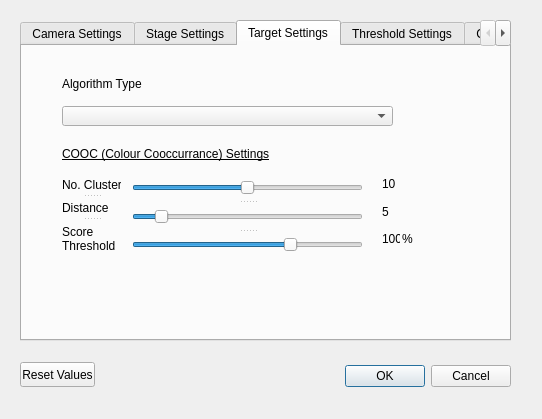
<?xml version="1.0" encoding="UTF-8"?>
<ui version="4.0">
 <class>SettingsDialog</class>
 <widget class="QDialog" name="SettingsDialog">
  <property name="geometry">
   <rect>
    <x>0</x>
    <y>0</y>
    <width>542</width>
    <height>419</height>
   </rect>
  </property>
  <property name="windowTitle">
   <string>Dialog</string>
  </property>
  <widget class="QTabWidget" name="SettingsTab">
   <property name="geometry">
    <rect>
     <x>20</x>
     <y>20</y>
     <width>491</width>
     <height>321</height>
    </rect>
   </property>
   <property name="currentIndex">
    <number>2</number>
   </property>
   <widget class="QWidget" name="CameraSettingsTab">
    <attribute name="title">
     <string>Camera Settings</string>
    </attribute>
    <widget class="QDoubleSpinBox" name="spPixelSize">
     <property name="geometry">
      <rect>
       <x>150</x>
       <y>20</y>
       <width>62</width>
       <height>22</height>
      </rect>
     </property>
     <property name="value">
      <double>1.000000000000000</double>
     </property>
    </widget>
    <widget class="QLabel" name="label_7">
     <property name="geometry">
      <rect>
       <x>30</x>
       <y>20</y>
       <width>111</width>
       <height>16</height>
      </rect>
     </property>
     <property name="text">
      <string>Size of pixel in microns</string>
     </property>
    </widget>
    <widget class="QLabel" name="label_8">
     <property name="geometry">
      <rect>
       <x>30</x>
       <y>60</y>
       <width>111</width>
       <height>16</height>
      </rect>
     </property>
     <property name="font">
      <font>
       <underline>true</underline>
      </font>
     </property>
     <property name="text">
      <string>Fuducial Marks</string>
     </property>
    </widget>
    <widget class="QLabel" name="label_9">
     <property name="geometry">
      <rect>
       <x>30</x>
       <y>90</y>
       <width>47</width>
       <height>13</height>
      </rect>
     </property>
     <property name="text">
      <string>top left</string>
     </property>
    </widget>
    <widget class="QLabel" name="label_10">
     <property name="geometry">
      <rect>
       <x>30</x>
       <y>120</y>
       <width>47</width>
       <height>13</height>
      </rect>
     </property>
     <property name="text">
      <string>top right</string>
     </property>
    </widget>
    <widget class="QLabel" name="label_11">
     <property name="geometry">
      <rect>
       <x>30</x>
       <y>150</y>
       <width>81</width>
       <height>16</height>
      </rect>
     </property>
     <property name="text">
      <string>bottom left</string>
     </property>
    </widget>
    <widget class="QLabel" name="lbl_fm_TL_X">
     <property name="geometry">
      <rect>
       <x>105</x>
       <y>90</y>
       <width>41</width>
       <height>20</height>
      </rect>
     </property>
     <property name="text">
      <string>X</string>
     </property>
     <property name="alignment">
      <set>Qt::AlignRight|Qt::AlignTrailing|Qt::AlignVCenter</set>
     </property>
    </widget>
    <widget class="QLabel" name="label_13">
     <property name="geometry">
      <rect>
       <x>150</x>
       <y>90</y>
       <width>21</width>
       <height>16</height>
      </rect>
     </property>
     <property name="text">
      <string>,</string>
     </property>
    </widget>
    <widget class="QLabel" name="lbl_fm_TL_Y">
     <property name="geometry">
      <rect>
       <x>160</x>
       <y>90</y>
       <width>31</width>
       <height>20</height>
      </rect>
     </property>
     <property name="text">
      <string>Y</string>
     </property>
     <property name="alignment">
      <set>Qt::AlignRight|Qt::AlignTrailing|Qt::AlignVCenter</set>
     </property>
    </widget>
    <widget class="QPushButton" name="btn_fm_TL">
     <property name="geometry">
      <rect>
       <x>220</x>
       <y>90</y>
       <width>75</width>
       <height>23</height>
      </rect>
     </property>
     <property name="text">
      <string>Display</string>
     </property>
    </widget>
    <widget class="QLabel" name="lbl_fm_TR_Y">
     <property name="geometry">
      <rect>
       <x>160</x>
       <y>120</y>
       <width>31</width>
       <height>20</height>
      </rect>
     </property>
     <property name="text">
      <string>Y</string>
     </property>
     <property name="alignment">
      <set>Qt::AlignRight|Qt::AlignTrailing|Qt::AlignVCenter</set>
     </property>
    </widget>
    <widget class="QPushButton" name="btn_fm_TR">
     <property name="geometry">
      <rect>
       <x>220</x>
       <y>120</y>
       <width>75</width>
       <height>23</height>
      </rect>
     </property>
     <property name="text">
      <string>Display</string>
     </property>
    </widget>
    <widget class="QLabel" name="lbl_fm_TR_X">
     <property name="geometry">
      <rect>
       <x>105</x>
       <y>120</y>
       <width>41</width>
       <height>20</height>
      </rect>
     </property>
     <property name="text">
      <string>X</string>
     </property>
     <property name="alignment">
      <set>Qt::AlignRight|Qt::AlignTrailing|Qt::AlignVCenter</set>
     </property>
    </widget>
    <widget class="QLabel" name="label_15">
     <property name="geometry">
      <rect>
       <x>150</x>
       <y>120</y>
       <width>21</width>
       <height>16</height>
      </rect>
     </property>
     <property name="text">
      <string>,</string>
     </property>
    </widget>
    <widget class="QLabel" name="lbl_fm_BL_Y">
     <property name="geometry">
      <rect>
       <x>160</x>
       <y>150</y>
       <width>31</width>
       <height>20</height>
      </rect>
     </property>
     <property name="text">
      <string>Y</string>
     </property>
     <property name="alignment">
      <set>Qt::AlignRight|Qt::AlignTrailing|Qt::AlignVCenter</set>
     </property>
    </widget>
    <widget class="QPushButton" name="btn_fm_BL">
     <property name="geometry">
      <rect>
       <x>220</x>
       <y>150</y>
       <width>75</width>
       <height>23</height>
      </rect>
     </property>
     <property name="text">
      <string>Display</string>
     </property>
    </widget>
    <widget class="QLabel" name="lbl_fm_BL_X">
     <property name="geometry">
      <rect>
       <x>105</x>
       <y>150</y>
       <width>41</width>
       <height>20</height>
      </rect>
     </property>
     <property name="text">
      <string>X</string>
     </property>
     <property name="alignment">
      <set>Qt::AlignRight|Qt::AlignTrailing|Qt::AlignVCenter</set>
     </property>
    </widget>
    <widget class="QLabel" name="label_17">
     <property name="geometry">
      <rect>
       <x>150</x>
       <y>150</y>
       <width>21</width>
       <height>16</height>
      </rect>
     </property>
     <property name="text">
      <string>,</string>
     </property>
    </widget>
   </widget>
   <widget class="QWidget" name="StageSettingsTab">
    <attribute name="title">
     <string>Stage Settings</string>
    </attribute>
   </widget>
   <widget class="QWidget" name="TargetSettingsTab">
    <attribute name="title">
     <string>Target Settings</string>
    </attribute>
    <widget class="QLabel" name="label_4">
     <property name="geometry">
      <rect>
       <x>40</x>
       <y>30</y>
       <width>91</width>
       <height>16</height>
      </rect>
     </property>
     <property name="text">
      <string>Algorithm Type</string>
     </property>
    </widget>
    <widget class="QLabel" name="label_distance">
     <property name="geometry">
      <rect>
       <x>360</x>
       <y>158</y>
       <width>16</width>
       <height>16</height>
      </rect>
     </property>
     <property name="text">
      <string>5</string>
     </property>
    </widget>
    <widget class="QLabel" name="labelCluster">
     <property name="geometry">
      <rect>
       <x>360</x>
       <y>130</y>
       <width>16</width>
       <height>16</height>
      </rect>
     </property>
     <property name="text">
      <string>10</string>
     </property>
    </widget>
    <widget class="QComboBox" name="AlgoComboBox">
     <property name="geometry">
      <rect>
       <x>40</x>
       <y>60</y>
       <width>331</width>
       <height>20</height>
      </rect>
     </property>
    </widget>
    <widget class="QLabel" name="label">
     <property name="geometry">
      <rect>
       <x>40</x>
       <y>100</y>
       <width>221</width>
       <height>16</height>
      </rect>
     </property>
     <property name="styleSheet">
      <string notr="true">font: 75 10pt &quot;MS Shell Dlg 2&quot;;
text-decoration: underline;</string>
     </property>
     <property name="text">
      <string>COOC (Colour Cooccurrance) Settings</string>
     </property>
    </widget>
    <widget class="QLabel" name="ScoreThresholdLbl">
     <property name="geometry">
      <rect>
       <x>360</x>
       <y>185</y>
       <width>18</width>
       <height>16</height>
      </rect>
     </property>
     <property name="text">
      <string>100</string>
     </property>
    </widget>
    <widget class="QLabel" name="label_22">
     <property name="geometry">
      <rect>
       <x>380</x>
       <y>185</y>
       <width>16</width>
       <height>16</height>
      </rect>
     </property>
     <property name="text">
      <string>%</string>
     </property>
    </widget>
    <widget class="QSplitter" name="splitter">
     <property name="geometry">
      <rect>
       <x>110</x>
       <y>130</y>
       <width>231</width>
       <height>81</height>
      </rect>
     </property>
     <property name="orientation">
      <enum>Qt::Vertical</enum>
     </property>
     <widget class="QSlider" name="numClusters">
      <property name="maximum">
       <number>20</number>
      </property>
      <property name="value">
       <number>10</number>
      </property>
      <property name="orientation">
       <enum>Qt::Horizontal</enum>
      </property>
     </widget>
     <widget class="QSlider" name="distanceThreshold">
      <property name="maximum">
       <number>50</number>
      </property>
      <property name="value">
       <number>5</number>
      </property>
      <property name="orientation">
       <enum>Qt::Horizontal</enum>
      </property>
     </widget>
     <widget class="QSlider" name="ScoreThreshold">
      <property name="maximum">
       <number>100</number>
      </property>
      <property name="value">
       <number>70</number>
      </property>
      <property name="orientation">
       <enum>Qt::Horizontal</enum>
      </property>
     </widget>
    </widget>
    <widget class="QSplitter" name="splitter_2">
     <property name="geometry">
      <rect>
       <x>40</x>
       <y>130</y>
       <width>59</width>
       <height>81</height>
      </rect>
     </property>
     <property name="orientation">
      <enum>Qt::Vertical</enum>
     </property>
     <widget class="QLabel" name="label_2">
      <property name="text">
       <string>No. Clusters</string>
      </property>
     </widget>
     <widget class="QLabel" name="label_3">
      <property name="text">
       <string>Distance</string>
      </property>
     </widget>
     <widget class="QLabel" name="label_20">
      <property name="text">
       <string>Score
Threshold</string>
      </property>
     </widget>
    </widget>
   </widget>
   <widget class="QWidget" name="ThresholdSettingsTab">
    <attribute name="title">
     <string>Threshold Settings</string>
    </attribute>
    <widget class="QSlider" name="ThresholdMinSlider">
     <property name="enabled">
      <bool>false</bool>
     </property>
     <property name="geometry">
      <rect>
       <x>40</x>
       <y>50</y>
       <width>160</width>
       <height>19</height>
      </rect>
     </property>
     <property name="toolTip">
      <string>&lt;html&gt;&lt;head/&gt;&lt;body&gt;&lt;p&gt;All values &lt;span style=&quot; font-weight:600;&quot;&gt;above&lt;/span&gt; this threshold are white in the image otherwise black&lt;/p&gt;&lt;/body&gt;&lt;/html&gt;</string>
     </property>
     <property name="maximum">
      <number>254</number>
     </property>
     <property name="orientation">
      <enum>Qt::Horizontal</enum>
     </property>
    </widget>
    <widget class="QLabel" name="ThresholdMinLbl">
     <property name="geometry">
      <rect>
       <x>230</x>
       <y>50</y>
       <width>47</width>
       <height>13</height>
      </rect>
     </property>
     <property name="text">
      <string>0</string>
     </property>
    </widget>
    <widget class="QLabel" name="label_6">
     <property name="geometry">
      <rect>
       <x>40</x>
       <y>20</y>
       <width>201</width>
       <height>16</height>
      </rect>
     </property>
     <property name="text">
      <string>Threshold Min</string>
     </property>
    </widget>
    <widget class="QLabel" name="label_5">
     <property name="geometry">
      <rect>
       <x>40</x>
       <y>80</y>
       <width>121</width>
       <height>16</height>
      </rect>
     </property>
     <property name="styleSheet">
      <string notr="true"/>
     </property>
     <property name="text">
      <string>Threshold Max</string>
     </property>
    </widget>
    <widget class="QSlider" name="ThresholdMaxSlider">
     <property name="enabled">
      <bool>false</bool>
     </property>
     <property name="geometry">
      <rect>
       <x>40</x>
       <y>110</y>
       <width>160</width>
       <height>19</height>
      </rect>
     </property>
     <property name="toolTip">
      <string>&lt;html&gt;&lt;head/&gt;&lt;body&gt;&lt;p&gt;All values &lt;span style=&quot; font-weight:600;&quot;&gt;below&lt;/span&gt; this threshold are white in the image otherwise black&lt;/p&gt;&lt;/body&gt;&lt;/html&gt;</string>
     </property>
     <property name="minimum">
      <number>1</number>
     </property>
     <property name="maximum">
      <number>255</number>
     </property>
     <property name="value">
      <number>254</number>
     </property>
     <property name="orientation">
      <enum>Qt::Horizontal</enum>
     </property>
    </widget>
    <widget class="QLabel" name="ThresholdMaxLbl">
     <property name="geometry">
      <rect>
       <x>230</x>
       <y>110</y>
       <width>47</width>
       <height>13</height>
      </rect>
     </property>
     <property name="text">
      <string>255</string>
     </property>
    </widget>
    <widget class="QCheckBox" name="chkAutoThreshold">
     <property name="geometry">
      <rect>
       <x>40</x>
       <y>150</y>
       <width>151</width>
       <height>17</height>
      </rect>
     </property>
     <property name="text">
      <string>Automatic Thresholding</string>
     </property>
     <property name="checked">
      <bool>true</bool>
     </property>
    </widget>
    <widget class="QLabel" name="histogram_image">
     <property name="geometry">
      <rect>
       <x>276</x>
       <y>50</y>
       <width>171</width>
       <height>181</height>
      </rect>
     </property>
     <property name="frameShape">
      <enum>QFrame::StyledPanel</enum>
     </property>
     <property name="text">
      <string/>
     </property>
     <property name="scaledContents">
      <bool>true</bool>
     </property>
    </widget>
    <widget class="Line" name="lineThresholdMin">
     <property name="geometry">
      <rect>
       <x>267</x>
       <y>50</y>
       <width>20</width>
       <height>181</height>
      </rect>
     </property>
     <property name="styleSheet">
      <string notr="true">color:red</string>
     </property>
     <property name="frameShadow">
      <enum>QFrame::Plain</enum>
     </property>
     <property name="lineWidth">
      <number>3</number>
     </property>
     <property name="orientation">
      <enum>Qt::Vertical</enum>
     </property>
    </widget>
    <widget class="Line" name="lineThresholdMax">
     <property name="geometry">
      <rect>
       <x>437</x>
       <y>50</y>
       <width>20</width>
       <height>181</height>
      </rect>
     </property>
     <property name="autoFillBackground">
      <bool>false</bool>
     </property>
     <property name="styleSheet">
      <string notr="true">color:red</string>
     </property>
     <property name="frameShadow">
      <enum>QFrame::Plain</enum>
     </property>
     <property name="lineWidth">
      <number>3</number>
     </property>
     <property name="orientation">
      <enum>Qt::Vertical</enum>
     </property>
    </widget>
    <widget class="QSlider" name="NoClustersSlider">
     <property name="geometry">
      <rect>
       <x>40</x>
       <y>230</y>
       <width>160</width>
       <height>19</height>
      </rect>
     </property>
     <property name="toolTip">
      <string>&lt;html&gt;&lt;head/&gt;&lt;body&gt;&lt;p&gt;The image will be posterized into the set number of gray levels. When No. levels = 2, this isthe same as performing a binary threshold.&lt;/p&gt;&lt;/body&gt;&lt;/html&gt;</string>
     </property>
     <property name="minimum">
      <number>2</number>
     </property>
     <property name="maximum">
      <number>255</number>
     </property>
     <property name="pageStep">
      <number>5</number>
     </property>
     <property name="orientation">
      <enum>Qt::Horizontal</enum>
     </property>
    </widget>
    <widget class="QLabel" name="label_12">
     <property name="geometry">
      <rect>
       <x>40</x>
       <y>190</y>
       <width>131</width>
       <height>16</height>
      </rect>
     </property>
     <property name="text">
      <string>Number of levels</string>
     </property>
    </widget>
    <widget class="QLabel" name="NoClustersLbl">
     <property name="geometry">
      <rect>
       <x>226</x>
       <y>230</y>
       <width>41</width>
       <height>20</height>
      </rect>
     </property>
     <property name="text">
      <string>2</string>
     </property>
    </widget>
   </widget>
   <widget class="QWidget" name="tab">
    <attribute name="title">
     <string>Connected Components</string>
    </attribute>
    <widget class="QLabel" name="label_14">
     <property name="geometry">
      <rect>
       <x>30</x>
       <y>30</y>
       <width>201</width>
       <height>16</height>
      </rect>
     </property>
     <property name="toolTip">
      <string>&lt;html&gt;&lt;head/&gt;&lt;body&gt;&lt;p&gt;How much smaller can the detected targets be than the example target.&lt;/p&gt;&lt;/body&gt;&lt;/html&gt;</string>
     </property>
     <property name="text">
      <string>Size tolerance (% smaller)</string>
     </property>
    </widget>
    <widget class="QLabel" name="label_16">
     <property name="geometry">
      <rect>
       <x>30</x>
       <y>70</y>
       <width>201</width>
       <height>16</height>
      </rect>
     </property>
     <property name="toolTip">
      <string>&lt;html&gt;&lt;head/&gt;&lt;body&gt;&lt;p&gt;How much bigger can the detected targets be than the example target.&lt;/p&gt;&lt;/body&gt;&lt;/html&gt;</string>
     </property>
     <property name="text">
      <string>Size tolerance (% larger)</string>
     </property>
    </widget>
    <widget class="QSpinBox" name="sizeToleranceSmallerSpinBox">
     <property name="geometry">
      <rect>
       <x>210</x>
       <y>30</y>
       <width>51</width>
       <height>22</height>
      </rect>
     </property>
     <property name="toolTip">
      <string>&lt;html&gt;&lt;head/&gt;&lt;body&gt;&lt;p&gt;How much smaller can the detected targets be than the example target.&lt;/p&gt;&lt;/body&gt;&lt;/html&gt;</string>
     </property>
     <property name="maximum">
      <number>100</number>
     </property>
    </widget>
    <widget class="QSpinBox" name="sizeToleranceLargerSpinBox">
     <property name="geometry">
      <rect>
       <x>210</x>
       <y>65</y>
       <width>51</width>
       <height>22</height>
      </rect>
     </property>
     <property name="toolTip">
      <string>&lt;html&gt;&lt;head/&gt;&lt;body&gt;&lt;p&gt;How much bigger can the detected targets be than the example target.&lt;/p&gt;&lt;/body&gt;&lt;/html&gt;</string>
     </property>
     <property name="maximum">
      <number>500</number>
     </property>
    </widget>
    <widget class="QLabel" name="label_18">
     <property name="geometry">
      <rect>
       <x>30</x>
       <y>110</y>
       <width>161</width>
       <height>16</height>
      </rect>
     </property>
     <property name="toolTip">
      <string>&lt;html&gt;&lt;head/&gt;&lt;body&gt;&lt;p&gt;Hu moments are calculated for the binary shape, these are shape measures. The similarity setting determines how important similar shape of the detected targets are (100% =  shape must be the same, 0% = shape not important).&lt;/p&gt;&lt;/body&gt;&lt;/html&gt;</string>
     </property>
     <property name="text">
      <string>Hu Moment Similarity (% similar)</string>
     </property>
    </widget>
    <widget class="QSlider" name="huMomentSimilaritySlider">
     <property name="geometry">
      <rect>
       <x>210</x>
       <y>110</y>
       <width>160</width>
       <height>19</height>
      </rect>
     </property>
     <property name="toolTip">
      <string>&lt;html&gt;&lt;head/&gt;&lt;body&gt;&lt;p&gt;Hu moments are calculated for the binary shape, these are shape measures. The similarity setting determines how important similar shape of the detected targets are (100% = shape must be the same, 0% = shape not important).&lt;/p&gt;&lt;/body&gt;&lt;/html&gt;</string>
     </property>
     <property name="orientation">
      <enum>Qt::Horizontal</enum>
     </property>
    </widget>
    <widget class="QLabel" name="label_19">
     <property name="geometry">
      <rect>
       <x>390</x>
       <y>110</y>
       <width>47</width>
       <height>13</height>
      </rect>
     </property>
     <property name="text">
      <string>0</string>
     </property>
    </widget>
   </widget>
  </widget>
  <widget class="QDialogButtonBox" name="buttonBox">
   <property name="geometry">
    <rect>
     <x>340</x>
     <y>360</y>
     <width>171</width>
     <height>32</height>
    </rect>
   </property>
   <property name="orientation">
    <enum>Qt::Horizontal</enum>
   </property>
   <property name="standardButtons">
    <set>QDialogButtonBox::Cancel|QDialogButtonBox::Ok</set>
   </property>
  </widget>
  <widget class="QPushButton" name="resetValues">
   <property name="geometry">
    <rect>
     <x>20</x>
     <y>362</y>
     <width>75</width>
     <height>25</height>
    </rect>
   </property>
   <property name="text">
    <string>Reset Values</string>
   </property>
  </widget>
 </widget>
 <resources/>
 <connections>
  <connection>
   <sender>buttonBox</sender>
   <signal>accepted()</signal>
   <receiver>SettingsDialog</receiver>
   <slot>accept()</slot>
   <hints>
    <hint type="sourcelabel">
     <x>160</x>
     <y>360</y>
    </hint>
    <hint type="destinationlabel">
     <x>157</x>
     <y>274</y>
    </hint>
   </hints>
  </connection>
  <connection>
   <sender>buttonBox</sender>
   <signal>rejected()</signal>
   <receiver>SettingsDialog</receiver>
   <slot>reject()</slot>
   <hints>
    <hint type="sourcelabel">
     <x>196</x>
     <y>360</y>
    </hint>
    <hint type="destinationlabel">
     <x>286</x>
     <y>274</y>
    </hint>
   </hints>
  </connection>
  <connection>
   <sender>ThresholdMinSlider</sender>
   <signal>valueChanged(int)</signal>
   <receiver>ThresholdMinLbl</receiver>
   <slot>setNum(int)</slot>
   <hints>
    <hint type="sourcelabel">
     <x>112</x>
     <y>96</y>
    </hint>
    <hint type="destinationlabel">
     <x>259</x>
     <y>94</y>
    </hint>
   </hints>
  </connection>
  <connection>
   <sender>ThresholdMaxSlider</sender>
   <signal>valueChanged(int)</signal>
   <receiver>ThresholdMaxLbl</receiver>
   <slot>setNum(int)</slot>
   <hints>
    <hint type="sourcelabel">
     <x>126</x>
     <y>168</y>
    </hint>
    <hint type="destinationlabel">
     <x>264</x>
     <y>164</y>
    </hint>
   </hints>
  </connection>
  <connection>
   <sender>numClusters</sender>
   <signal>valueChanged(int)</signal>
   <receiver>labelCluster</receiver>
   <slot>setNum(int)</slot>
   <hints>
    <hint type="sourcelabel">
     <x>293</x>
     <y>174</y>
    </hint>
    <hint type="destinationlabel">
     <x>385</x>
     <y>184</y>
    </hint>
   </hints>
  </connection>
  <connection>
   <sender>distanceThreshold</sender>
   <signal>valueChanged(int)</signal>
   <receiver>label_distance</receiver>
   <slot>setNum(int)</slot>
   <hints>
    <hint type="sourcelabel">
     <x>307</x>
     <y>221</y>
    </hint>
    <hint type="destinationlabel">
     <x>387</x>
     <y>214</y>
    </hint>
   </hints>
  </connection>
  <connection>
   <sender>NoClustersSlider</sender>
   <signal>valueChanged(int)</signal>
   <receiver>NoClustersLbl</receiver>
   <slot>setNum(int)</slot>
   <hints>
    <hint type="sourcelabel">
     <x>148</x>
     <y>278</y>
    </hint>
    <hint type="destinationlabel">
     <x>253</x>
     <y>284</y>
    </hint>
   </hints>
  </connection>
  <connection>
   <sender>huMomentSimilaritySlider</sender>
   <signal>valueChanged(int)</signal>
   <receiver>label_19</receiver>
   <slot>setNum(int)</slot>
   <hints>
    <hint type="sourcelabel">
     <x>314</x>
     <y>163</y>
    </hint>
    <hint type="destinationlabel">
     <x>412</x>
     <y>164</y>
    </hint>
   </hints>
  </connection>
  <connection>
   <sender>ScoreThreshold</sender>
   <signal>valueChanged(int)</signal>
   <receiver>ScoreThresholdLbl</receiver>
   <slot>setNum(int)</slot>
   <hints>
    <hint type="sourcelabel">
     <x>271</x>
     <y>243</y>
    </hint>
    <hint type="destinationlabel">
     <x>395</x>
     <y>240</y>
    </hint>
   </hints>
  </connection>
 </connections>
</ui>
